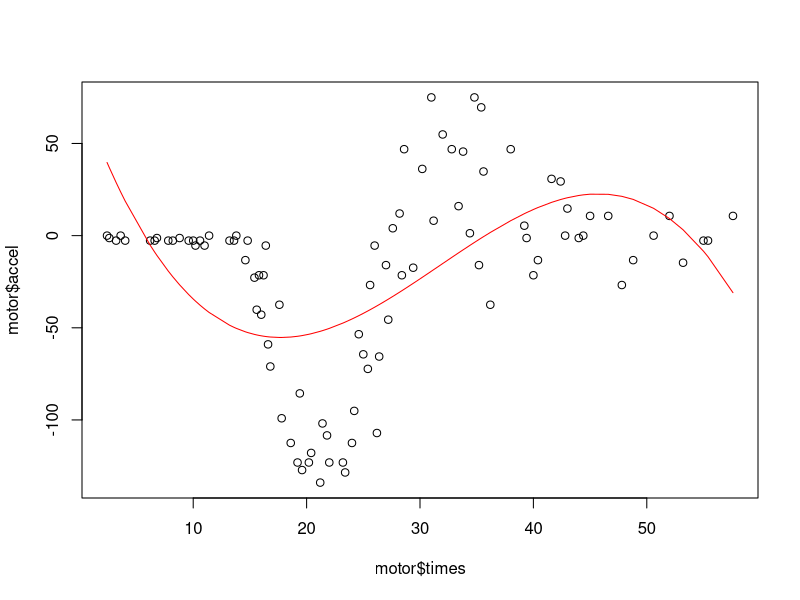
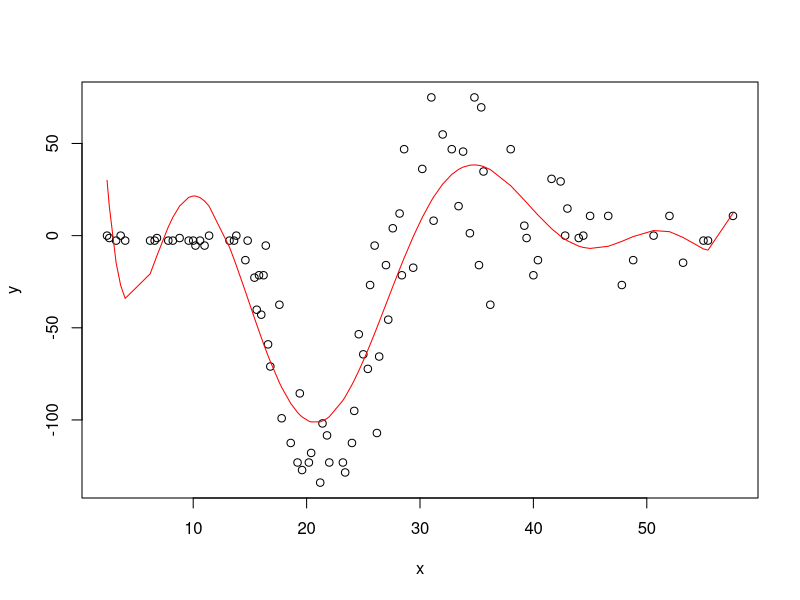

Write R code to recreate these figures, in order.

# Check fitted line for cubic fit
library(boot)
data(motor)
plot(motor$times,motor$accel)
mod <- lm(motor$accel ~ motor$times + I(motor$times^2) + I(motor$times^3))
lines(motor$times,mod$fitted.values,col='red')
#Cubic fit is poor

# Polyfit functions. Which degree fits best? 
lv_one_out <- function(y, xmat) { # xmat matrix containing x, x^2,..., x^p
  n <- length(y) # number of observations
  predy <- vector(length = n) # initilise the vector of the predicted y
  for(i in 1:n) {
    lmo <- lm(y[-i] ~ xmat[-i,,drop = FALSE]) # apply the regression to all the observation but i
    betahat <- as.vector(lmo$coef) # store the coefficients in the vector beta
    predy[i] <- betahat %*% c(1, xmat[i,]) # predict y_i
  }
  return(predy)
}

polyfit <- function(y, x, maxdeg) {
  n <- length(y)
  # create Xmat matrix containing x, x^2,..., x^maxdeg
  Xmat <- sweep(matrix(rep(x, maxdeg), nrow = n, ncol = maxdeg), 2, 1:maxdeg, '^')
  # create a list of class polyreg that will contain the output
  lmout <- list()
  class(lmout) <- 'polyreg'
  # fit different polynomial regressions, from degree 1 (linear regression) to degree maxdegree
  for(i in 1:maxdeg) { 
    lmo <- lm(y ~ Xmat[, 1:i, drop = FALSE])
    # add the results of the cross validation in a new tab of lmo
    lmo$cv.fitted.values <- lv_one_out(y, Xmat[, 1:i, drop = FALSE])
    lmout[[i]] <- lmo # store the results of this regression in a tab of lmout
  }
  # store also the data in the output
  lmout$x <- x
  lmout$y <- y
  return(lmout)
}

summary.polyreg <- function(lmo.obj) {
  maxdeg <- length(lmo.obj) - 2 # lmo.obj contains the outputs and x and y 
  n <- length(lmo.obj$y) 
  tbl <- matrix(nrow = maxdeg, ncol = 1) # table for the summary
  colnames(tbl) <- 'MSPE'
  for(i in 1:maxdeg) {
    curr.obj <- lmo.obj[[i]]
    errs <- lmo.obj$y - curr.obj$cv.fitted.values # absolute error in predicting y
    spe <- crossprod(errs, errs) # sum of squares of the vector errs
    tbl[i, 1] <- spe / n
  }
  cat('Mean squared predictions errors, by degree \n')
  print(tbl)
}


x <- motor$times
y <- motor$accel
maxdeg <- 10
lmo <- polyfit(y, x, maxdeg)
summary(lmo) # Degree 8 is best
plot(x, y)
lines(x, lmo[[8]]$fitted.values, col = 'red') # Better fit, still not great at the start



